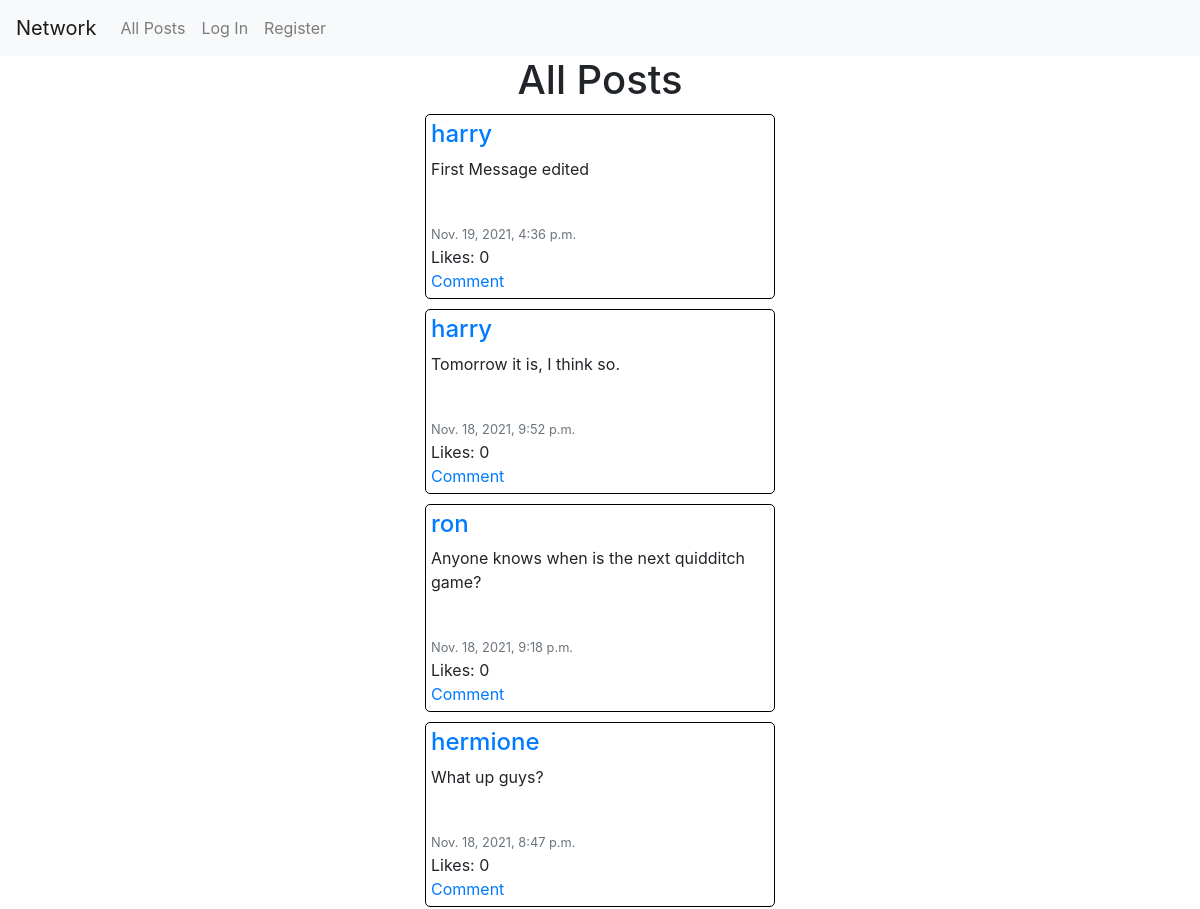
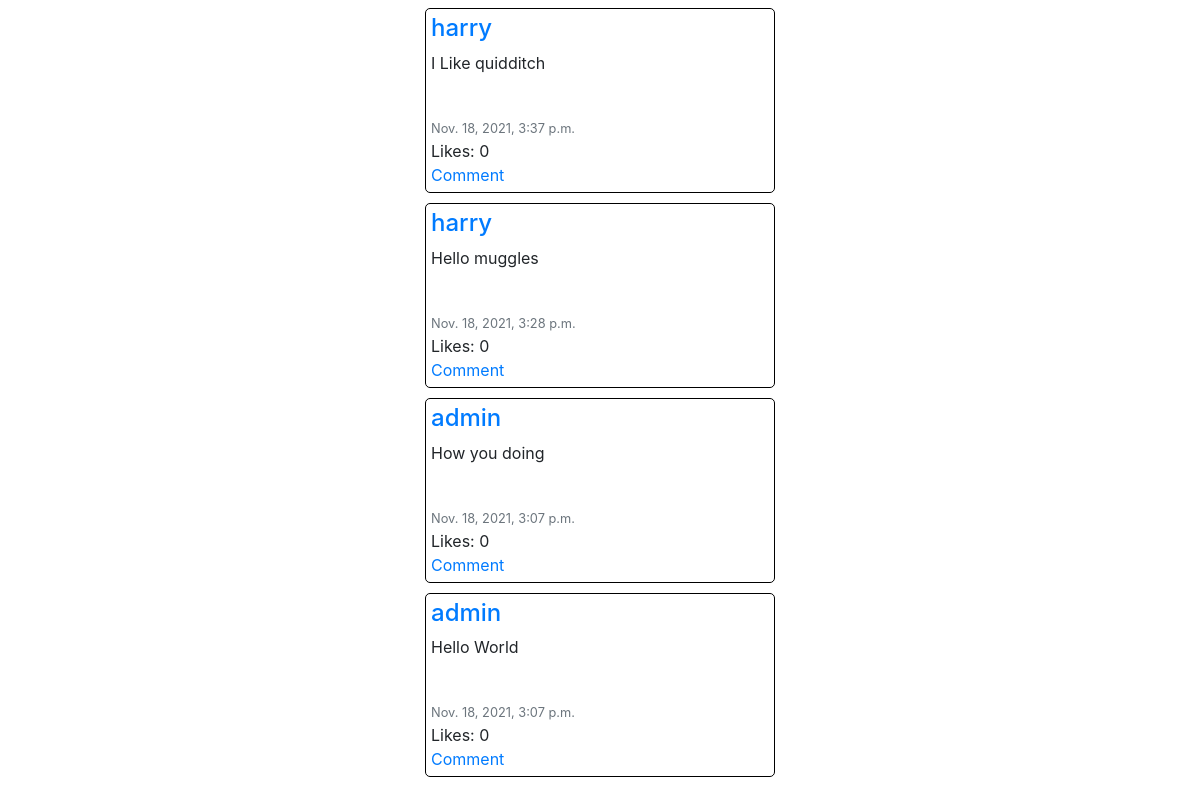
/, run on an earlier commit of the app's database (2 pictures, top to bottom).
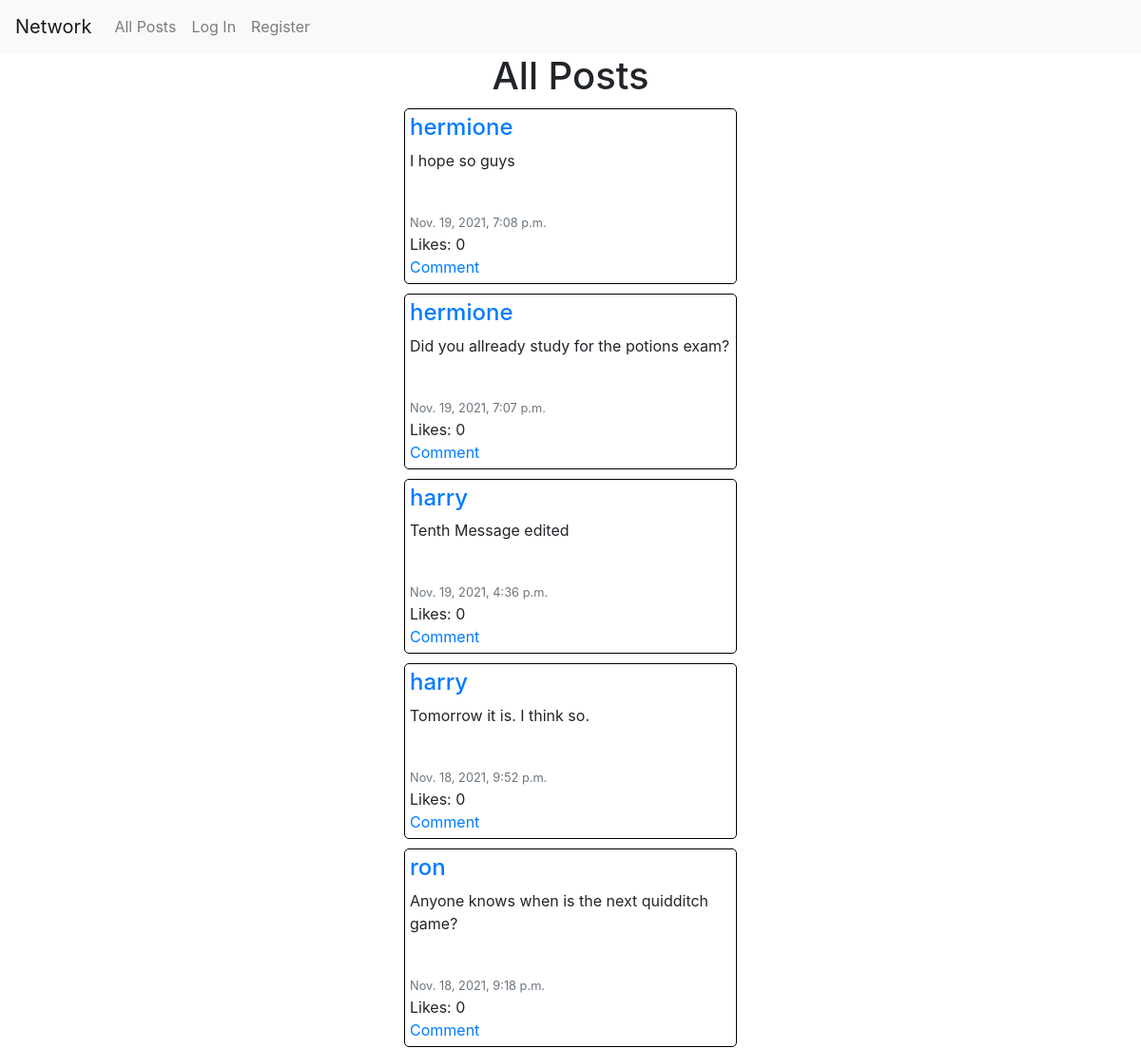
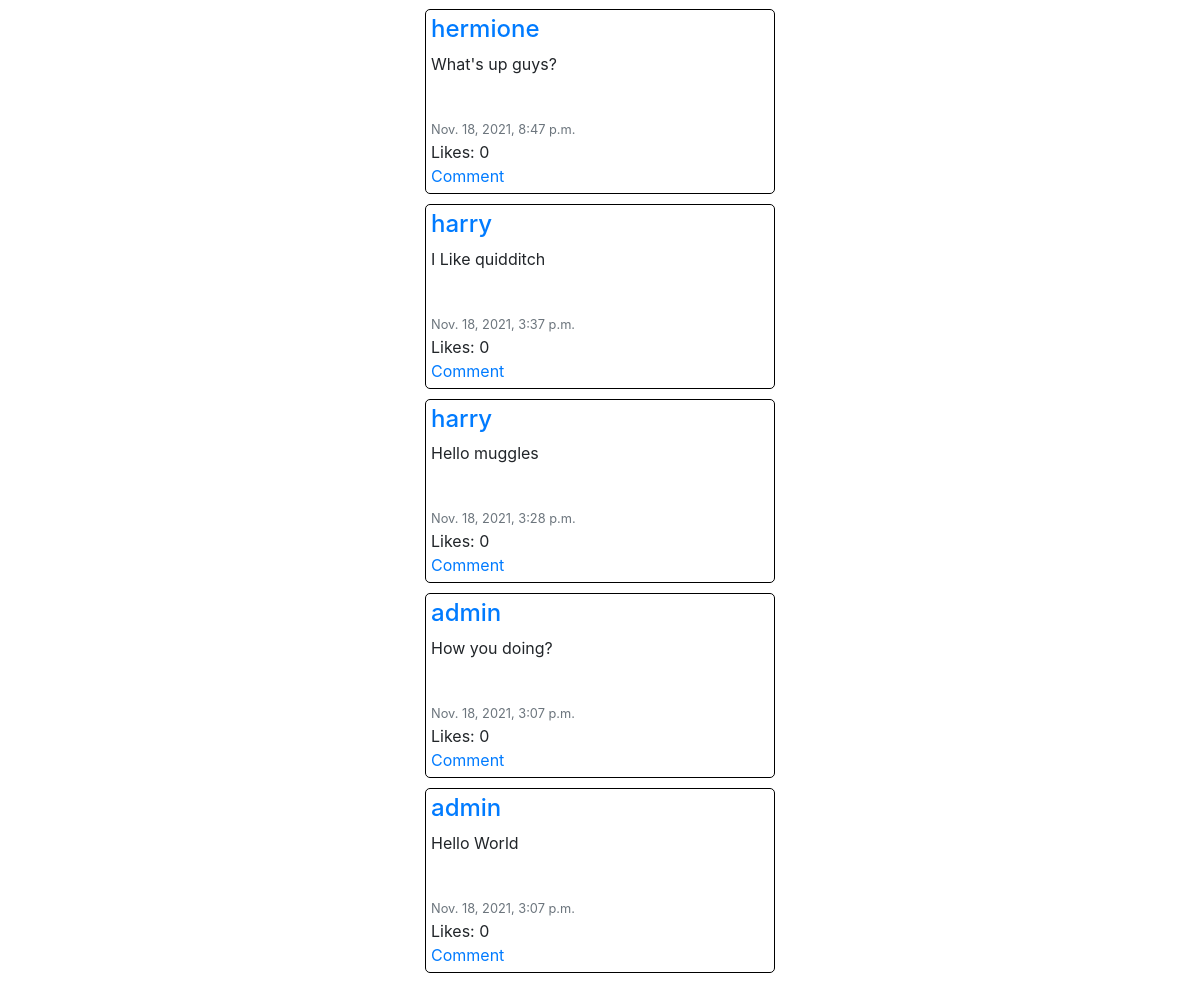
And on a later commit of the database (2 pictures, top to bottom).
### network/models.py (models this page shows, shortened)
class Post(models.Model):
    creator = models.ForeignKey(User, on_delete=models.CASCADE)
    message = models.CharField(max_length=128)
    timestamp = models.DateTimeField(auto_now_add=True)
    likes = models.IntegerField(default=0)

class User(AbstractUser):
    followers = models.IntegerField(default=0)
    following = models.IntegerField(default=0)

### network/views.py (the view)
# urls.py: path("", views.index, name="index"),
def index(request):
    posts = Post.objects.all().order_by('-timestamp')
    return render(request, "network/index.html", {'posts': posts})

### network/templates/network/index.html (shortened to what this page needs)
{% extends "network/layout.html" %}
{% load static %}
{% block body %}
    <h1>All Posts</h1>
    <div id="posts">
        {% for post in posts %}
        <div class="post text-left" data-post_id="{{post.id}}">
            <a href="{% url 'show_profile' post.creator.id %}"><h4>{{ post.creator }}</h4></a>
            <p>{{ post.message }}</p>
            <br>
            <small class='text-secondary'>{{ post.timestamp }}</small>
            <br>
            <span class="likes">Likes: {{post.likes }}</span> <br>
            <a href="#">Comment</a>
        </div>
        {% endfor %}
    </div>
{% endblock %}

### network/templates/network/layout.html (shortened to what this page needs)
{% load static %}
<!DOCTYPE html>
<html lang="en">
    <head>
        <link rel="stylesheet" href="https://stackpath.bootstrapcdn.com/bootstrap/4.4.1/css/bootstrap.min.css">
        <link href="{% static 'network/styles.css' %}" rel="stylesheet">
    </head>
    <body>
        <nav class="navbar navbar-expand-sm navbar-light bg-light">
            <a class="navbar-brand" href="/">Network</a>
            <div>
              <ul class="navbar-nav mr-auto">
                <li class="nav-item">
                  <a class="nav-link" href="{% url 'index' %}">All Posts</a>
                </li>
                {% if user.is_authenticated %}
                    <li class="nav-item">
                        <a class="nav-link" href="{% url 'show_following' %}">Following</a>
                    </li>
                    <li class="nav-item">
                        <a class="nav-link" href="{% url 'logout' %}">Log Out</a>
                    </li>
                {% else %}
                    <li class="nav-item">
                        <a class="nav-link" href="{% url 'login' %}">Log In</a>
                    </li>
                    <li class="nav-item">
                        <a class="nav-link" href="{% url 'register' %}">Register</a>
                    </li>
                {% endif %}
              </ul>
            </div>
          </nav>
        <div class="container text-center">
            {% block body %}
            {% endblock %}
        </div>
    </body>
</html>

### network/static/network/styles.css (style rules this page uses)
.post { border: 1px solid black; border-radius: 5px; margin: 10px auto; width: 350px; padding: 5px; }

What changed in the data, as far as the page shows it:
added Post: creator "hermione", message "I hope so guys", timestamp "Nov. 19, 2021, 7:08 p.m.", likes "0"
added Post: creator "hermione", message "Did you allready study for the potions exam?", timestamp "Nov. 19, 2021, 7:07 p.m.", likes "0"
changed Post: message "First Message edited" → "Tenth Message edited"
changed Post: message "Tomorrow it is, I think so." → "Tomorrow it is. I think so."
changed Post: message "What up guys?" → "What's up guys?"
changed Post: message "How you doing" → "How you doing?"
